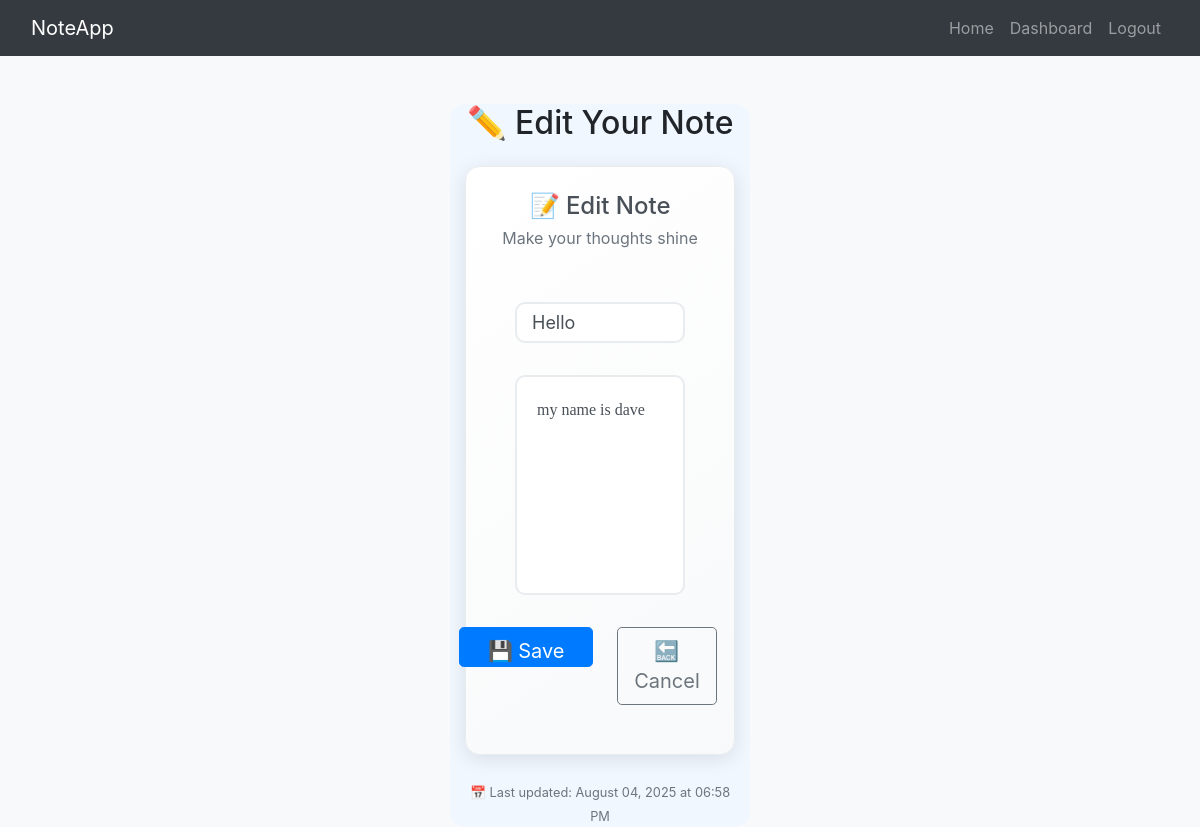
/edit-note/4 (signed in), run on the app's committed database.
### Note_website/model.py (models this page shows)
class Note(db.Model):
    id = db.Column(db.Integer, primary_key=True)                           # Note ID
    subject = db.Column(db.String(200), nullable=False)                    # Note title
    data = db.Column(db.String(10000000))                                 # Note content
    date = db.Column(db.DateTime(timezone=True), default=func.now())      # Created date
    user_id = db.Column(db.Integer, db.ForeignKey('user.id'))             # Owner reference

### Note_website/views.py (the view, shortened to what this page needs)
@views.route('/edit-note/<int:id>', methods=['GET', 'POST'])
@login_required
def edit_note(id):
    note = Note.query.get_or_404(id)
    if note.user_id != current_user.id:
        flash('You do not have permission to edit this note.', category='error')
        return redirect(url_for('views.home'))
    return render_template('note.html', note=note, user=current_user)

### Note_website/__init__.py (called while the page is built)
def create_app():
  app = Flask(__name__)
  app.config['SECRET_KEY'] = os.getenv('SECRET_KEY')  # Fallback to default
  app.config['SQLALCHEMY_DATABASE_URI'] =f'sqlite:///{DB_NAME}'  # SQLite database
  db.init_app(app)
  from .views import views  # Main app routes
  from .auth  import auth   # Authentication routes
  app.register_blueprint(views,url_prefix='/')
  app.register_blueprint(auth,url_prefix='/')
  from .model import User, Note
  create_database(app)
  login_manager= LoginManager()
  login_manager.login_view ='auth.login'  # Redirect here if not logged in
  login_manager.init_app(app)
  @login_manager.user_loader
  def loaduser(id):
    return User.query.get(int(id))
  return app

### Note_website/templates/note.html (shortened to what this page needs)
{% extends "base.html" %} {% block title %}Edit Note{% endblock %}
{% block content %}
<div class="container mt-5">
    <h2 class="text-center mb-4">✏️ Edit Your Note</h2>
    <div class="writing-card mb-4">
        <div class="writing-header">
            <h4>📝 Edit Note</h4>
            <p class="text-muted mb-0">Make your thoughts shine</p>
        </div>
        <form method="POST">
            <div class="form-group mb-3">
                <input
                    type="text"
                    name="subject"
                    class="form-control subject-input"
                    placeholder="📌 What's this about?"
                    value="{{ note.subject if note.subject else '' }}"
                    autocomplete="off"
                    required
                >
            </div>
            <div class="form-group mb-3">
                <textarea
                    name="note"
                    id="note"
                    class="form-control note-textarea"
                    placeholder="💭 Start writing your thoughts here..."
                    required
                >{{ note.data }}</textarea>
            </div>
            <div class="d-flex gap-2">
                <button type="submit" class="btn btn-primary btn-lg flex-grow-1 px-4 py-2">
                    💾 Save Changes
                </button>
                <a href="{{ url_for('views.home') }}" class="btn btn-outline-secondary btn-lg px-3 py-2 mx-4 w-[20px]">
                    🔙 Cancel
                </a>
            </div>
        </form>
    </div>
    <div class="text-center mt-4">
        <small class="text-muted">
            📅 Last updated: {{ note.date.strftime('%B %d, %Y at %I:%M %p') if note.date else 'New note' }}
        </small>
    </div>
</div>
{% endblock %}

### Note_website/static/style.css (style rules this page uses)
.container { max-width: 300px; background-color: #F1F7FE; border-radius: 15px; overflow: hidden; }
form { display: flex; align-items: center; flex-direction: column; padding: 32px 24px 24px; gap: 16px; text-align: center; }
form button { background-color: #4287ef; color: white; width: 100%; height: 40px; padding-top: 8px; padding-bottom: 8px; border: 0; overflow: hidden; border-radius: 25px; font-size: 1rem; font-weight: 600; cursor: pointer; transition: all 1s ease-in-out; }

### Note_website/templates/base.html (style rules this page uses)
body { background: #f8f9fa; }

### Note_website/templates/note.html (style rules this page uses)
.writing-card { background: linear-gradient(145deg, #ffffff, #f8f9fa); padding: 25px; border-radius: 15px; box-shadow: 0 4px 20px rgba(0,0,0,0.1); border: 1px solid #e9ecef; max-width: 800px; margin: 0 auto; }
.writing-header { text-align: center; margin-bottom: 20px; }
.writing-header h4 { color: #495057; margin-bottom: 5px; }
.subject-input { font-size: 18px; padding: 15px; border-radius: 10px; border: 2px solid #e9ecef; transition: all 0.3s ease; }
.note-textarea { font-size: 16px; padding: 20px; border-radius: 10px; border: 2px solid #e9ecef; width: 100%; height: 180px; min-height: 180px; max-height: 180px; resize: none; font-family: 'Georgia', serif; line-height: 1.6; transition: all 0.3s ease; }
@media (min-width: 768px) { .note-textarea { height: 200px; min-height: 200px; max-height: 200px; } }
.btn { min-width: 100px; }
@media (min-width: 1200px) { .note-textarea { height: 220px; min-height: 220px; max-height: 220px; } }
.form-control::placeholder { color: #adb5bd; font-style: italic; }
.note-textarea { transition: height 0.3s ease; }

### data on the page
Note: subject "Hello", note "my name is dave", date "August 04, 2025 at 06:58 PM"
